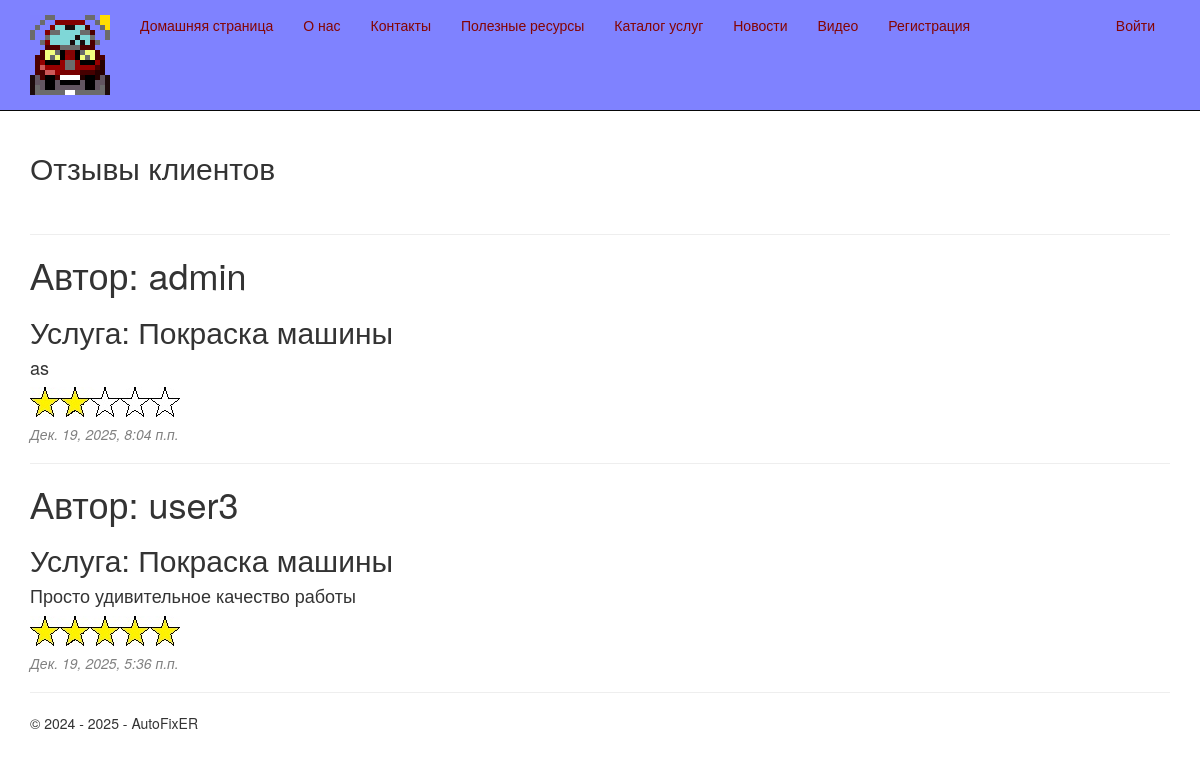
The page /review/ on the database as committed earlier.
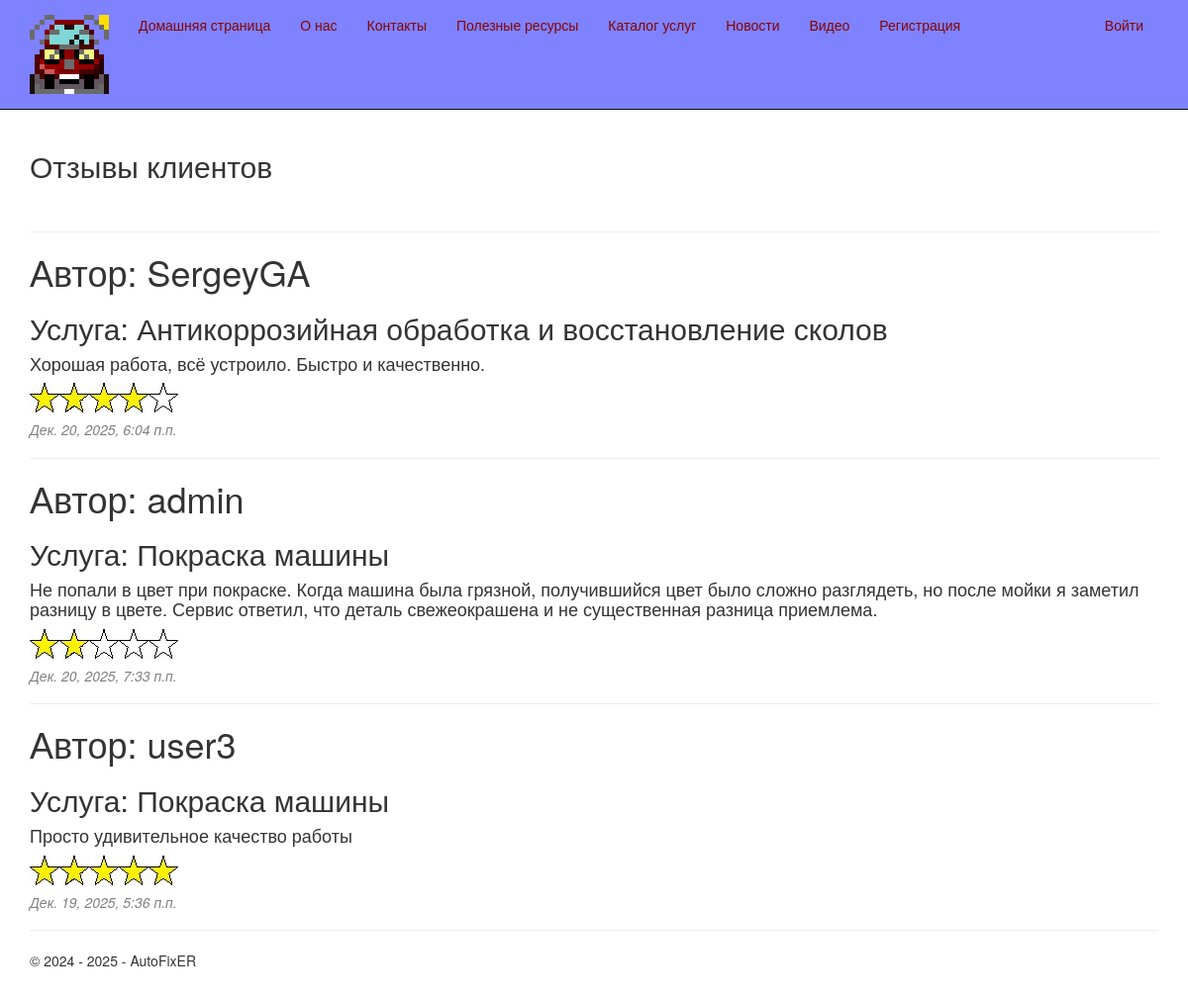
The same page on the database as committed later.
### app/models.py (models this page shows, shortened)
class Review(models.Model):
    RATING_CHOICES = [
        (1, 'Плохо'),
        (2, 'Удовлетворительно'),
        (3, 'Нормально'),
        (4, 'Хорошо'),
        (5, 'Отлично'),
    ]
    service = models.ForeignKey(Service, null=True, blank=True, on_delete = models.SET_NULL, verbose_name = "Услуга")
    author = models.ForeignKey(User, null=True, blank=True, on_delete = models.SET_NULL, verbose_name = "Автор")
    rating = models.PositiveSmallIntegerField(choices=RATING_CHOICES, default=3, verbose_name = "Оценка")
    comment = models.TextField(blank=True, null=True, verbose_name = "Комментарий")
    created = models.DateTimeField(default=datetime.now(), db_index=True, verbose_name="Создан")
    updated = models.DateTimeField(default=datetime.now(), db_index=True, verbose_name="Изменён")
    class Meta:
        db_table = "Reviews" # имя таблицы для модели
        ordering = ["-id"] # порядок сортировки данных в модели ("-" означает по убыванию)
        verbose_name = "отзыв"
        verbose_name_plural = "отзывы"

class Service(models.Model):
    title = models.CharField(max_length=100, verbose_name="Заголовок")
    description = models.TextField(verbose_name="Краткое содержание")
    content = models.TextField(verbose_name="Полное содержание")
    price = models.IntegerField(default=0, verbose_name="Цена")
    image = models.FileField(default='temp.jpg', verbose_name='Путь к картинке')
    category = models.CharField(default='', max_length=100, verbose_name="Категория")
    class Meta:
        db_table = "Services" # имя таблицы для модели
        ordering = ["-price"] # порядок сортировки данных в модели ("-" означает по убыванию)
        verbose_name = "услуга"
        verbose_name_plural = "услуги"

### app/views.py (the view)
# urls.py: path('review/', views.review, name='review'),
def review(request):
    assert isinstance(request, HttpRequest)
    reviews = Review.objects.all()
    return render(
        request,
        'app/review.html',
        {
            'title':'Отзывы клиентов',
            'reviews': reviews,
            'year':datetime.now().year,
            }
        )

### app/templates/app/review.html (shortened to what this page needs)
{% extends "app/layout.html" %}
{% block content %}
<h2>{{ title }}</h2>
<br />
{% for review in reviews %}
<hr />
<div class="">
    <h1> Автор: {{review.author.username}} </h1>
    <h2> Услуга: {{review.service.title}} </h2>
    <h4> {{review.comment}} </h4>
    {% load staticfiles %}
    {% if review.rating == 2 %}
    <img src="{% static 'app/content/r_2.jpg' %}" alt="R_2" />
    {% endif %}
    {% if review.rating == 4 %}
    <img src="{% static 'app/content/r_4.jpg' %}" alt="R_4" />
    {% endif %}
    {% if review.rating == 5 %}
    <img src="{% static 'app/content/r_5.jpg' %}" alt="R_5" />
    {% endif %}
    <h5> {{review.updated}}</h5>
</div>
{% endfor %}
{% endblock %}

Rows that differ between the two databases and show on the page:
added Review: author.username "SergeyGA", service "Антикоррозийная обработка и восстановление сколов", comment "Хорошая работа, всё устроило. Быстро и качественно.", rating 4 (drawn), updated "Дек. 20, 2025, 6:04 п.п."
changed Review "admin": comment "as" → "Не попали в цвет при покраске. Когда машина была грязной, получившийся цвет было сложно разглядеть, но после мойки я заметил разницу в цвете. Сервис ответил, что деталь свежеокрашена и не существенная разница приемлема."; updated "Дек. 19, 2025, 8:04 п.п." → "Дек. 20, 2025, 7:33 п.п."
